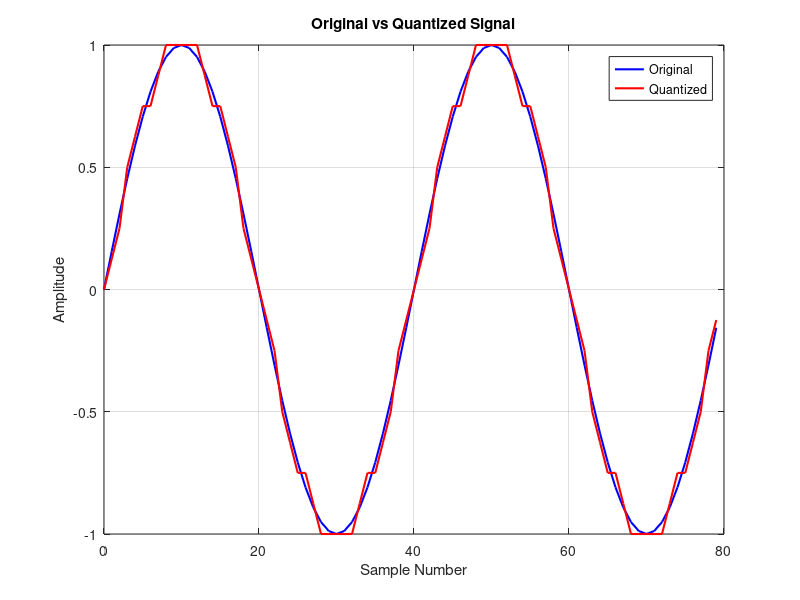
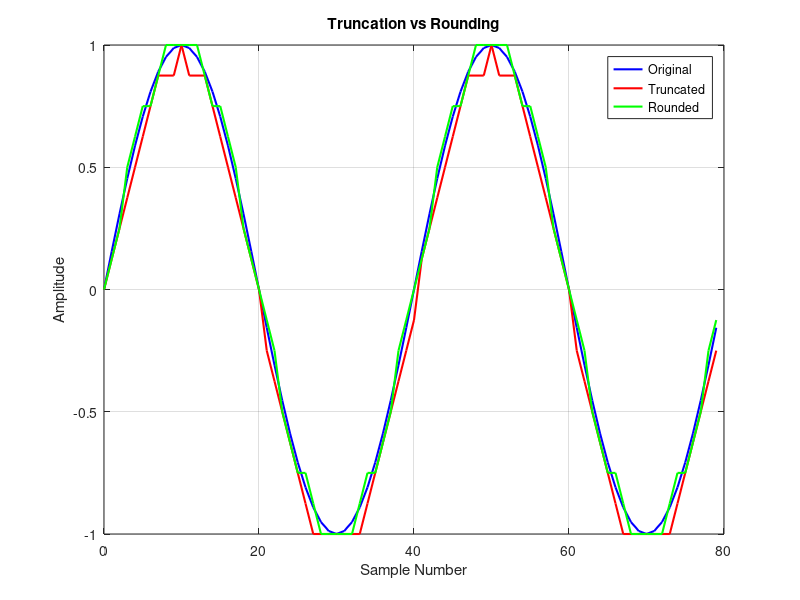
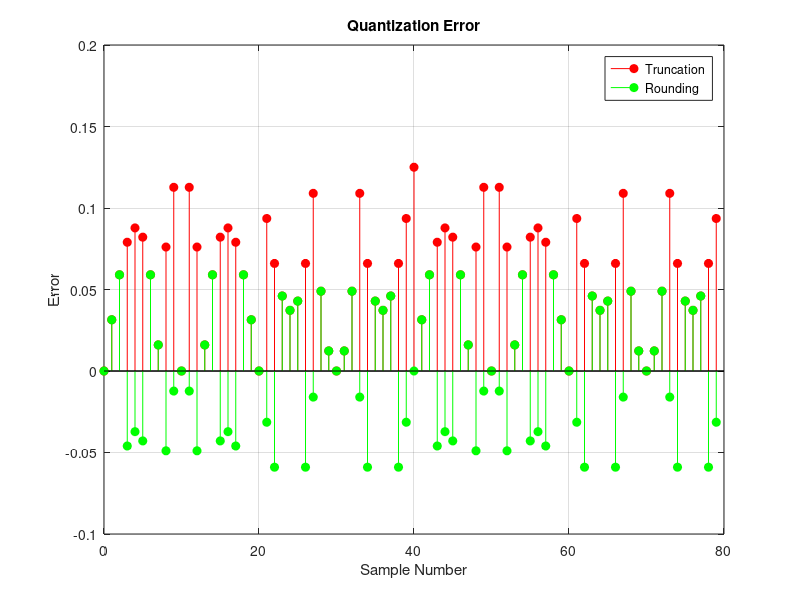
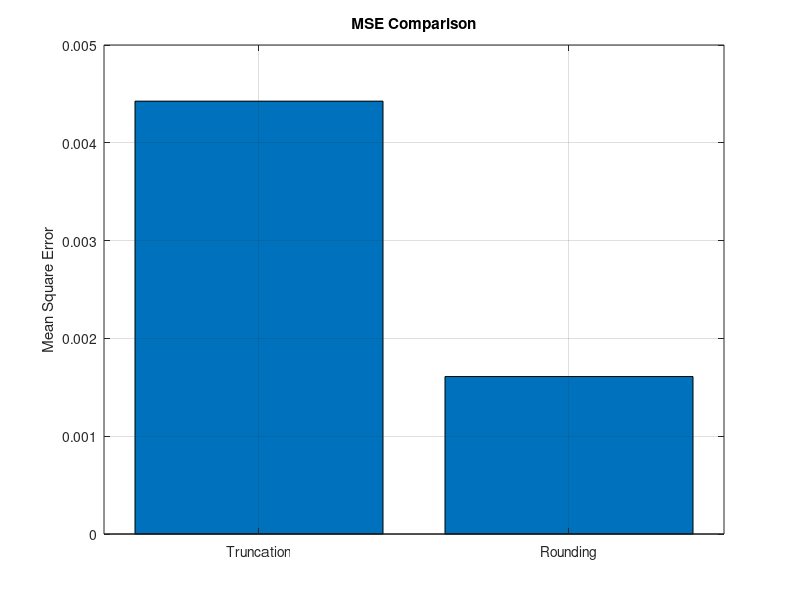

Write the MATLAB code that produced these figures, in order.
clc;
clear;
close all;

%% ==========================================================
% Create Output Folder
%% ==========================================================

scriptPath = fileparts(mfilename('fullpath'));

if isempty(scriptPath)
    scriptPath = pwd;
end

outputFolder = fullfile(scriptPath,'Quantization_Comparison_Output');

if ~exist(outputFolder,'dir')
    mkdir(outputFolder);
end

%% ==========================================================
% Generate Signal
%% ==========================================================

n = 0:79;

x = sin(2*pi*n/40);

q = 8;          % Quantization Levels

%% ==========================================================
% Quantization
%% ==========================================================

xt = floor(x*q)/q;      % Truncation
xr = round(x*q)/q;      % Rounding

%% ==========================================================
% Quantization Error
%% ==========================================================

et = x - xt;
er = x - xr;

mse_trunc = mean(et.^2);
mse_round = mean(er.^2);

%% ==========================================================
% Figure 1 : Original vs Quantized
%% ==========================================================

fig1 = figure;

plot(n,x,'b','LineWidth',1.5)
hold on
plot(n,xr,'r','LineWidth',1.5)

grid on
xlabel('Sample Number')
ylabel('Amplitude')
title('Original vs Quantized Signal')
legend('Original','Quantized')

exportgraphics(fig1,...
    fullfile(outputFolder,'Original_vs_Quantized.png'),...
    'Resolution',300);

%% ==========================================================
% Figure 2 : Truncation vs Rounding
%% ==========================================================

fig2 = figure;

plot(n,x,'b','LineWidth',1.5)
hold on
plot(n,xt,'r','LineWidth',1.5)
plot(n,xr,'g','LineWidth',1.5)

grid on
xlabel('Sample Number')
ylabel('Amplitude')
title('Truncation vs Rounding')
legend('Original','Truncated','Rounded')

exportgraphics(fig2,...
    fullfile(outputFolder,'Truncation_vs_Rounding.png'),...
    'Resolution',300);

%% ==========================================================
% Figure 3 : Quantization Error
%% ==========================================================

fig3 = figure;

stem(n,et,'r','filled')
hold on
stem(n,er,'g','filled')

grid on
xlabel('Sample Number')
ylabel('Error')
title('Quantization Error')
legend('Truncation','Rounding')

exportgraphics(fig3,...
    fullfile(outputFolder,'Quantization_Error.png'),...
    'Resolution',300);

%% ==========================================================
% Figure 4 : MSE Comparison
%% ==========================================================

fig4 = figure;

bar([mse_trunc mse_round])

set(gca,'XTickLabel',{'Truncation','Rounding'})

grid on
ylabel('Mean Square Error')
title('MSE Comparison')

exportgraphics(fig4,...
    fullfile(outputFolder,'MSE_Comparison.png'),...
    'Resolution',300);

%% ==========================================================
% Display Results
%% ==========================================================

fprintf('\n');
fprintf('Mean Square Error (MSE)\n');
fprintf('-----------------------\n');
fprintf('Truncation MSE = %.6f\n',mse_trunc);
fprintf('Rounding MSE   = %.6f\n',mse_round);

disp(' ');
disp('Program executed successfully.');
disp(['Images saved in: ',outputFolder]);

disp('Saved Files:');
disp('1. Original_vs_Quantized.png');
disp('2. Truncation_vs_Rounding.png');
disp('3. Quantization_Error.png');
disp('4. MSE_Comparison.png');
